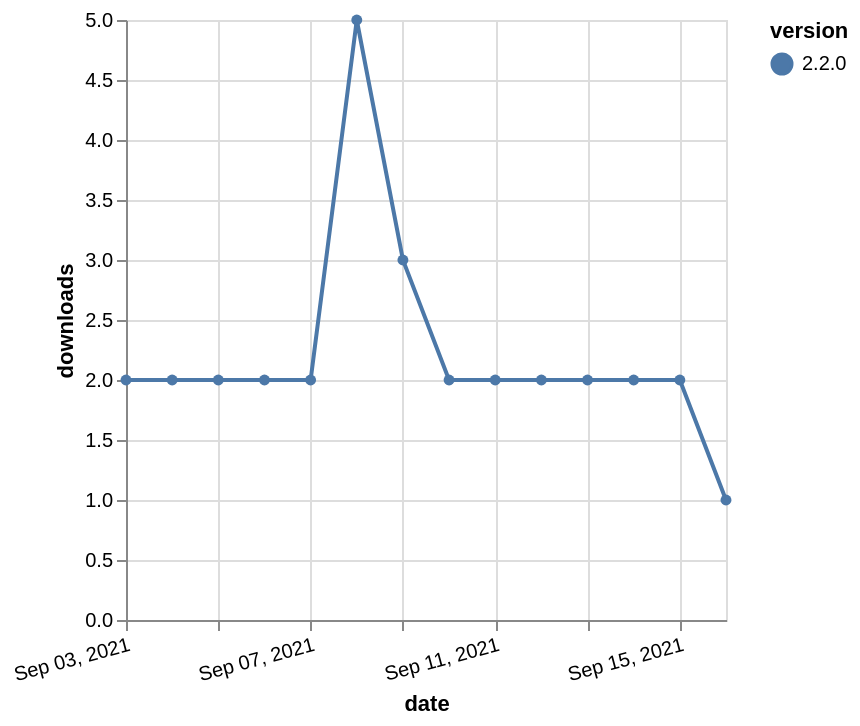

Specify this chart in Vega-Lite:
### Vega-Lite specification from a JSON file in a GitHub repository (floating-point values rounded to 4 significant figures)
{"$schema": "https://vega.github.io/schema/vega-lite/v5.json", "description": "A simple bar chart with embedded data.", "data": {"values": [{"date": "2021-09-03", "total": 3567, "delta": 2, "version": "2.2.0"}, {"date": "2021-09-04", "total": 3569, "delta": 2, "version": "2.2.0"}, {"date": "2021-09-05", "total": 3571, "delta": 2, "version": "2.2.0"}, {"date": "2021-09-06", "total": 3573, "delta": 2, "version": "2.2.0"}, {"date": "2021-09-07", "total": 3575, "delta": 2, "version": "2.2.0"}, {"date": "2021-09-08", "total": 3580, "delta": 5, "version": "2.2.0"}, {"date": "2021-09-09", "total": 3583, "delta": 3, "version": "2.2.0"}, {"date": "2021-09-10", "total": 3585, "delta": 2, "version": "2.2.0"}, {"date": "2021-09-11", "total": 3587, "delta": 2, "version": "2.2.0"}, {"date": "2021-09-12", "total": 3589, "delta": 2, "version": "2.2.0"}, {"date": "2021-09-13", "total": 3591, "delta": 2, "version": "2.2.0"}, {"date": "2021-09-14", "total": 3593, "delta": 2, "version": "2.2.0"}, {"date": "2021-09-15", "total": 3595, "delta": 2, "version": "2.2.0"}, {"date": "2021-09-16", "total": 3596, "delta": 1, "version": "2.2.0"}]}, "width": "container", "mark": {"type": "line", "point": {"filled": true}}, "encoding": {"x": {"field": "date", "type": "temporal", "timeUnit": "yearmonthdate", "title": "date", "axis": {"labelAngle": -15}}, "y": {"field": "delta", "type": "quantitative", "title": "downloads"}, "color": {"field": "version", "type": "nominal"}, "tooltip": {"field": "delta"}}}
